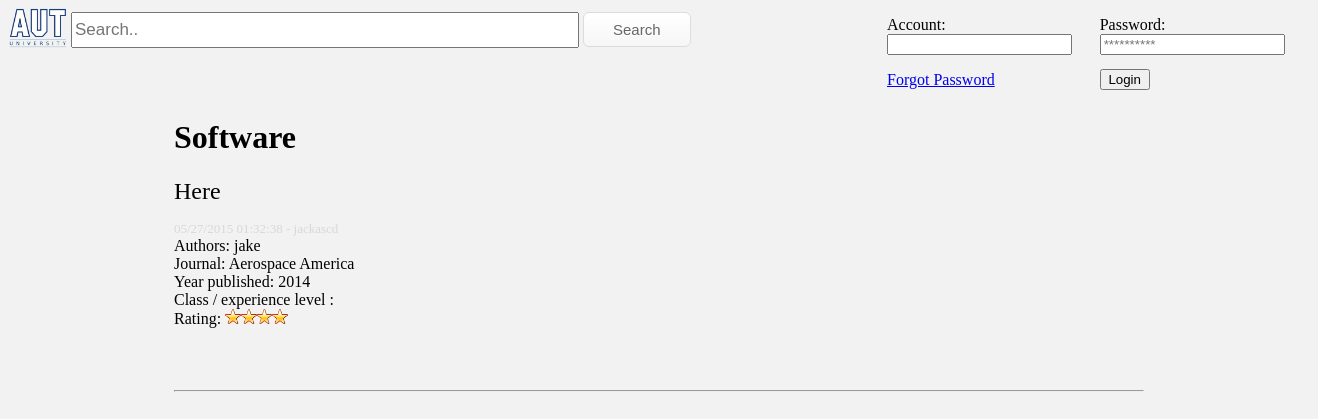
Page /openfile.php?p_id=5 on the committed database.
### tables this page shows
CREATE TABLE IF NOT EXISTS `paper_table` (
  `paper_name` varchar(100) NOT NULL,
`paper_id` int(11) NOT NULL,
  `author` varchar(100) DEFAULT NULL,
  `paper_title` varchar(20) DEFAULT NULL,
  `year` varchar(10) DEFAULT NULL,
  `class_experience_level` varchar(20) DEFAULT NULL,
  `paper_upload_date` varchar(20) DEFAULT NULL,
  `username` varchar(20) DEFAULT NULL,
  `status` varchar(2) DEFAULT NULL COMMENT '0 mean reject,1 mean accept  2 mean hold',
  `rating` int(11) NOT NULL,
  `paper_journal` varchar(100) NOT NULL
);

### searchopen.php (the view, shortened to what this page needs)
<?php
function getpaper($paperid) {
    require_once('config/sqlaccess.inc.php');
    $conn = new mysqli($servername, $username, $password, $dbname);
    $sql_search = "SELECT * FROM paper_table WHERE paper_id = $paperid ";
    $result = $conn->query($sql_search);
    if (mysqli_num_rows($result) > 0) {
        while ($row = mysqli_fetch_assoc($result)) {
            $rating_level = $row["rating"];
            $usern = $row["username"];
            $paper_journal = $row['paper_journal'];
            $paper_name = $row["paper_name"];
            $author = $row["author"];
            $paper_title = $row["paper_title"];
            $year = $row["year"];
            $class_experience_level = $row["class_experience_level"];
            $paper_upload_date = $row["paper_upload_date"];
            echo "<h1>$paper_title</h1>";
            echo "<p><font size='5'>$paper_name</font></p>";
            echo "<font size='2' color='#D8D8D8'>$paper_upload_date - $usern</font><br>";
            echo "Authors: $author </br>";
            echo "Journal: $paper_journal</br>";
            echo "Year published: $year<br>";
            echo "Class / experience level : $class_experience_level<br>";
            echo "Rating: ";
            rating_start($rating_level);
            echo "<br><br><br>";
            echo "<br>";
            echo "<hr>";
        }
    }
}
function rating_start($ratingstart) {
    for ($x = 0; $x < $ratingstart; $x++) {
         echo "<img src='images/rating.png' height='15'>";
    }
}
?>

### style.css (style rules this page uses)
body { background-image: url("");background-repeat:repeat-x;background-size: 20px; background-color:#f2f2f2 }
.loginbtn { width: 50px }
td, th { padding: 6px; //border: 1px solid captiontext; text-align: left; }

### rows in the picture
paper_table: paper_title "Software", paper_name "Here", paper_upload_date "05/27/2015 01:32:38", username "jackascd", author "jake", paper_journal "Aerospace America", year "2014", rating 4 (drawn)
